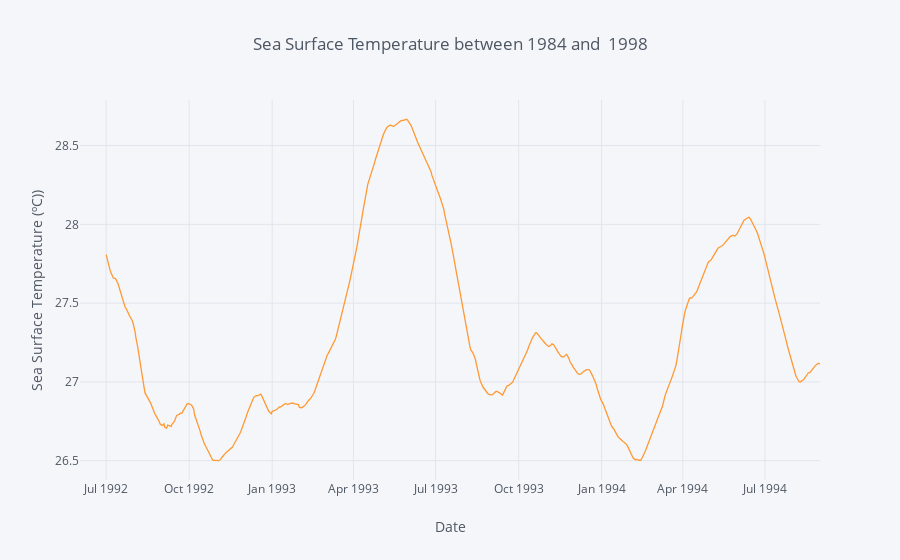

The code cell stored with this chart in its notebook:
### Code cell
g['s.s.temp.'].rolling(window= 30).mean().iplot(kind='line', xTitle='Date',
           yTitle='Sea Surface Temperature (ºC))', title='Sea Surface Temperature between 1984 and  1998')

### Figure 1 — Plotly figure (JSON) as saved in the notebook; plotly's stock layout.template omitted (floating-point values rounded to 4 significant figures; data arrays with more than 128 entries replaced by an {"elided": "..."} marker saying what was removed)
{"data": [{"line": {"color": "rgba(255, 153, 51, 1.0)", "dash": "solid", "shape": "linear", "width": 1.3}, "mode": "lines", "name": "s.s.temp.", "text": "", "type": "scatter", "uid": "c598239a-bb13-40ee-8e83-eb774491f315", "x": {"elided": "821 str values"}, "y": {"elided": "821 mixed values"}}], "layout": {"legend": {"bgcolor": "#F5F6F9", "font": {"color": "#4D5663"}}, "paper_bgcolor": "#F5F6F9", "plot_bgcolor": "#F5F6F9", "title": {"font": {"color": "#4D5663"}, "text": "Sea Surface Temperature between 1984 and  1998"}, "xaxis": {"gridcolor": "#E1E5ED", "showgrid": true, "tickfont": {"color": "#4D5663"}, "title": {"font": {"color": "#4D5663"}, "text": "Date"}, "zerolinecolor": "#E1E5ED"}, "yaxis": {"gridcolor": "#E1E5ED", "showgrid": true, "tickfont": {"color": "#4D5663"}, "title": {"font": {"color": "#4D5663"}, "text": "Sea Surface Temperature (ºC))"}, "zerolinecolor": "#E1E5ED"}}}
